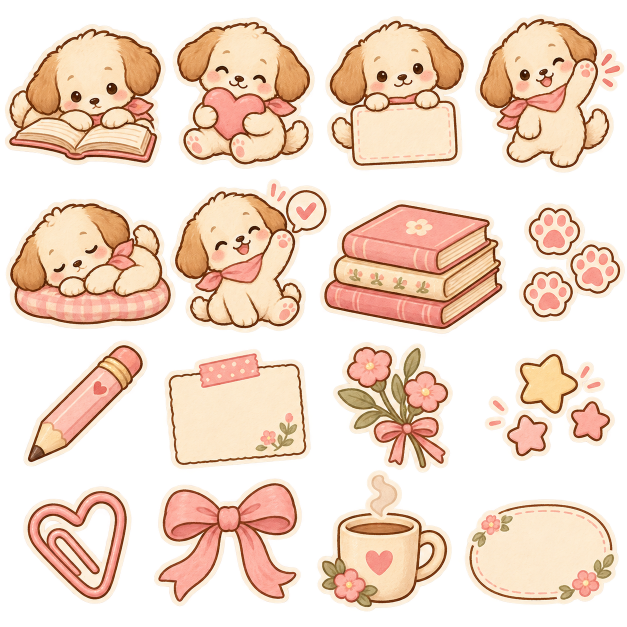
#> input picture design/dog-concepts-v1/cream-puppy-stickers.png, 1254 x 1254 px (shown at 1/2 size)
$ python prepare_assets.py
#> lines starting #> are read from the running program, lines starting #| are printed output that depends on the picture; after the words box and inside, x2 and y2 are one past the last pixel; in counts of white or black regions, pixels touching at a corner belong together
"""Explicitly requested deterministic sheet splitting; originals are never changed."""
from pathlib import Path
from PIL import Image, ImageDraw, ImageFilter
import json, zipfile, hashlib
from collections import deque
ROOT=Path(__file__).resolve().parents[1]
OUT=ROOT/'android/app/src/main/assets/library'
OUT.mkdir(parents=True,exist_ok=True)
cream=[('read','读书狗狗','dog'),('heart','抱心狗狗','dog'),('memo','举牌狗狗','dog'),('wave','挥手狗狗','dog'),('sleep','枕头睡狗','dog'),('cheer','加油狗狗','dog'),('books','粉色书堆','accessory'),('paws','粉色爪印','accessory'),('pencil','粉色铅笔','accessory'),('paper','花边便签','paper'),('flowers','花束蝴蝶结','accessory'),('stars','粉色星星','accessory'),('clip','爱心回形针','accessory'),('bow','粉色蝴蝶结','accessory'),('cup','热饮杯','accessory'),('label','花边标签','paper')]
blue=[('read','蓝色读书狗','dog'),('books-dog','靠书狗狗','dog'),('write','写字狗狗','dog'),('memo','蓝色举牌狗','dog'),('backpack','背包狗狗','dog'),('sleep','趴书睡狗','dog'),('book','摊开的书','accessory'),('lamp','阅读台灯','accessory'),('notebook','蓝色笔记本','paper'),('tape','格纹胶带','accessory'),('stars','蓝色星星','accessory'),('paws','蓝色爪印','accessory'),('cup','蓝色茶杯','accessory'),('sprig','蓝色小枝叶','accessory'),('corner','折角纸','paper'),('label','蓝色花边标签','paper')]
regions_c=[(0,0,334,350),(334,0,640,350),(640,0,956,350),(956,0,1254,350),(0,350,350,670),(350,350,650,670),(650,350,1000,670),(1000,350,1254,670),(0,670,315,960),(315,670,640,960),(640,670,965,960),(965,670,1254,960),(0,960,300,1254),(300,960,620,1254),(620,940,950,1254),(950,960,1254,1254)]
regions_b=[(0,0,315,354),(315,0,630,354),(630,0,960,354),(960,0,1254,354),(0,354,315,710),(315,354,640,710),(640,354,965,710),(965,354,1254,710),(0,710,320,995),(320,710,640,995),(640,710,965,995),(965,710,1254,995),(0,995,320,1254),(320,965,640,1254),(640,995,960,1254),(960,995,1254,1254)]
items=[];audit=[]
for palette,source,entries,regions in [('cream','cream-puppy-stickers.png',cream,regions_c),('blue','blue-puppy-reading.png',blue,regions_b)]:
    image=Image.open(ROOT/'design/dog-concepts-v1'/source).convert('RGBA')
#> image is the input picture: PIL image 1254x1254 RGBA; mean R, G, B, A 142.7, 119, 101.9, 136.3
    # Assign whole connected silhouettes rather than cutting through a uniform grid.
    # This retains overhanging paws, book corners and branches that cross cell gutters.
    mask=image.getchannel('A').point(lambda x:255 if x>70 else 0).filter(ImageFilter.MaxFilter(7))
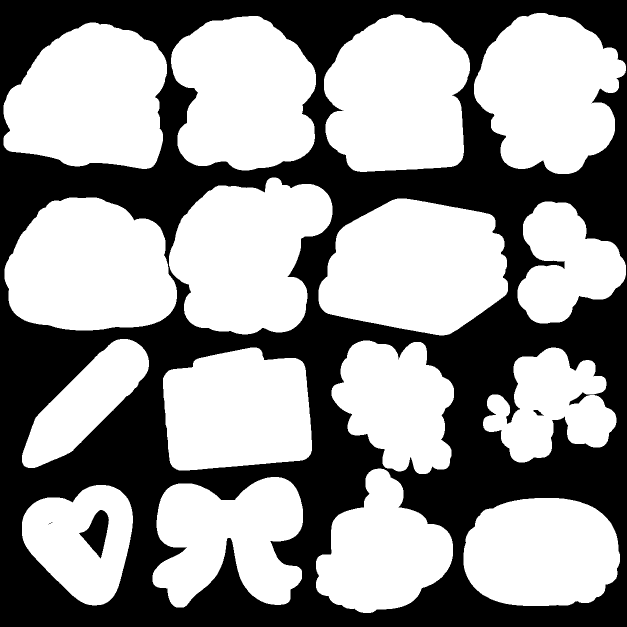
#> mask: PIL image 1254x1254 L (shown at 1/2 size); 58.3% white; 4 black regions (1 under 20 px), largest, box (x1, y1, x2, y2) and area: (0, 0, 1254, 1254) 652619, (158, 1020, 218, 1117) 2893, (1066, 820, 1088, 832) 119
    pixels=bytearray(mask.tobytes());ww,hh=image.size;groups=[Image.new('L',image.size,0) for _ in entries]
#> after `ww, hh = image.size`: ww = 1254; hh = 1254
    centers=[((r[0]+r[2])*ww/2508,(r[1]+r[3])*hh/2508) for r in regions]
    for start in range(len(pixels)):
        if not pixels[start]:continue
        queue=[start];pixels[start]=0;component=[]
        while queue:
            pos=queue.pop();component.append(pos);xx=pos%ww;yy=pos//ww
            for near in ((pos-1 if xx else -1),(pos+1 if xx+1<ww else -1),pos-ww,pos+ww):
                if 0<=near<len(pixels) and pixels[near]:pixels[near]=0;queue.append(near)
        if len(component)<55:continue
        cx=sum(p%ww for p in component)/len(component);cy=sum(p//ww for p in component)/len(component)
        idx=min(range(16),key=lambda k:(cx-centers[k][0])**2+(cy-centers[k][1])**2)
        pp=groups[idx].load()
        for pos in component:pp[pos%ww,pos//ww]=255
    from PIL import ImageChops
    for index,(entry,region) in enumerate(zip(entries,regions)):
        ident,name,category=entry
        box=tuple(round(v*image.width/1254) for v in region)
        full=image.copy();full.putalpha(ImageChops.multiply(full.getchannel('A'),groups[index]));bounds=full.getchannel('A').getbbox()
        tile=full.crop(bounds);alpha=tile.getchannel('A');box=bounds
        # Remove only nearly invisible gutter noise. Preserve real antialiased edges.
        alpha=alpha.point(lambda x:0 if x<12 else x);tile.putalpha(alpha)
        bbox=alpha.point(lambda x:255 if x>70 else 0).getbbox()
        if not bbox:raise ValueError(name)
        solid=alpha.point(lambda x:255 if x>100 else 0)
        edge=sum(solid.getpixel((x,0))>0 or solid.getpixel((x,tile.height-1))>0 for x in range(tile.width))+sum(solid.getpixel((0,y))>0 or solid.getpixel((tile.width-1,y))>0 for y in range(tile.height))
        bbox=(max(0,bbox[0]-3),max(0,bbox[1]-3),min(tile.width,bbox[2]+3),min(tile.height,bbox[3]+3))
        tile=tile.crop(bbox);tile.thumbnail((600,600),Image.Resampling.LANCZOS)
        file=f'{palette}-{ident}.png';tile.save(OUT/file)
        items.append(dict(id=f'{palette}-{ident}',name=name,category=category,file=file))
        audit.append(dict(id=f'{palette}-{ident}',source=source,sourceBox=box,size=tile.size,edgePixels=edge,status='待目视检查' if edge>3 else '边缘通过'))
#> this loop made 16 passes
#> bbox on passes 1 to 12: (0, 0, 327, 292), (0, 0, 290, 309), (0, 0, 292, 314), (0, 0, 304, 322), (0, 0, 345, 266), (0, 0, 327, 314), (0, 0, 379, 274), (0, 0, 217, 243), (0, 0, 254, 258), (0, 0, 298, 246), (0, 0, 245, 267), (0, 0, 267, 230)
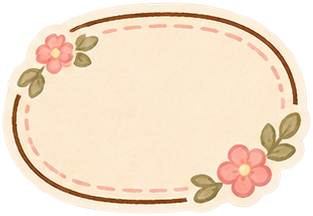
#> tile: PIL image 313x216 RGBA; mean R, G, B, A 206.2, 185.7, 163, 198.9; transparent parts drawn white
#> after the loop, audit = 16 items; items = 16 items
#> pass 2 of the loop `for palette,source,entries,regions in [('cream','cream-puppy-stickers...`:
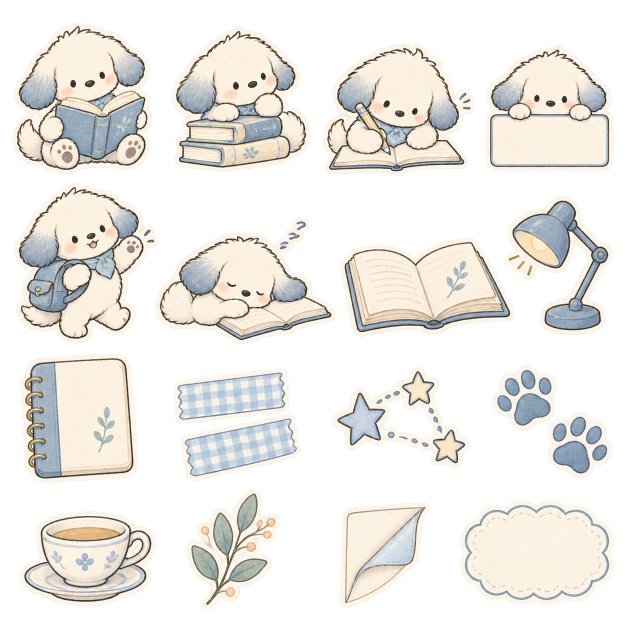
#> input picture design/dog-concepts-v1/blue-puppy-reading.png, 1254 x 1254 px (shown at 1/2 size)
#> image is the input picture: PIL image 1254x1254 RGBA; mean R, G, B, A 124.8, 122.2, 117.4, 116.7
#> `mask=image.getchannel('A').point(lambda x:255 if x>70 else 0).filter(I..`:
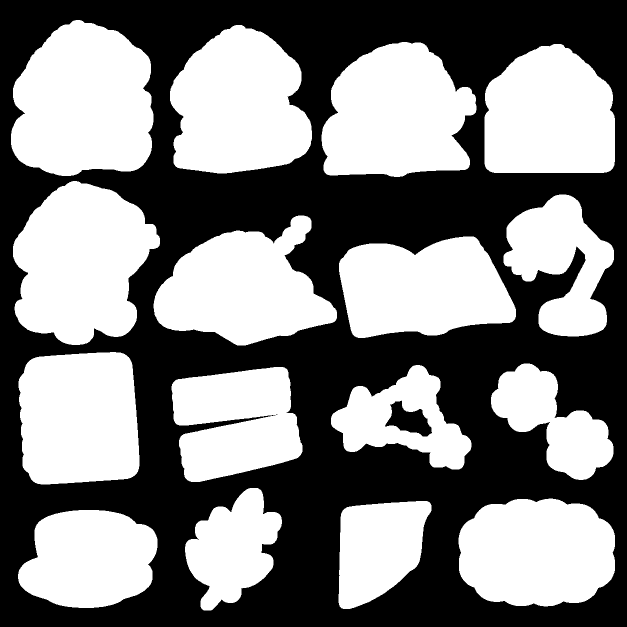
#> mask: PIL image 1254x1254 L (shown at 1/2 size); 50.2% white; 3 black regions (1 under 20 px), largest, box (x1, y1, x2, y2) and area: (0, 0, 1254, 1254) 778963, (770, 801, 864, 873) 3520
#> the loop `for index,(entry,region) in enumerate(zip(entries,regions)):` made 16 passes
#> bbox on passes 1 to 8: (0, 0, 285, 312), (0, 0, 284, 297), (0, 0, 310, 270), (0, 0, 261, 258), (0, 0, 294, 328), (0, 0, 367, 259), (0, 0, 354, 203), (0, 0, 221, 284)
#> after the loop `for index,(entry,region) in enumerate(zip(entries,regions)):`: audit = 32 items
# Preserve the two previously selected concept dogs as explicit optional independent assets.
sheet=Image.open(ROOT/'android/app/src/main/assets/art/puppies.png').convert('RGBA')
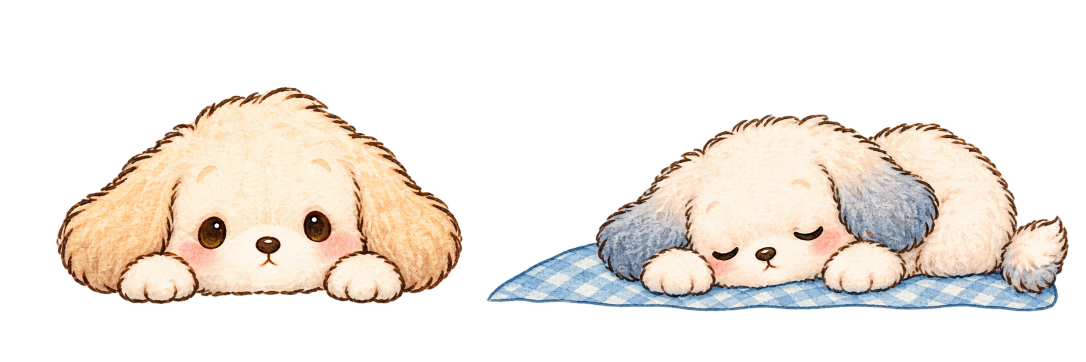
#> input picture android/app/src/main/assets/art/puppies.png, 2172 x 724 px (shown at 1/2 size)
#> sheet is the input picture: PIL image 2172x724 RGBA; mean R, G, B, A 78.1, 71.3, 64.5, 88.2
for ident,name,box in [('peek','粉色探头狗',(60,120,951,650)),('sleep','蓝色趴睡狗',(951,140,2172,655))]:
    tile=sheet.crop(box);a=tile.getchannel('A').point(lambda x:0 if x<12 else x);tile.putalpha(a);bbox=a.point(lambda x:255 if x>70 else 0).getbbox();tile=tile.crop(bbox);tile.thumbnail((700,500));file='concept-'+ident+'.png';tile.save(OUT/file);items.append(dict(id='concept-'+ident,name=name,category='dog',file=file))
#> this loop made 2 passes
#> bbox on passes 1 to 2: (52, 54, 865, 488), (22, 89, 1186, 483)
#> pass 1, `tile = sheet.crop(box)`:
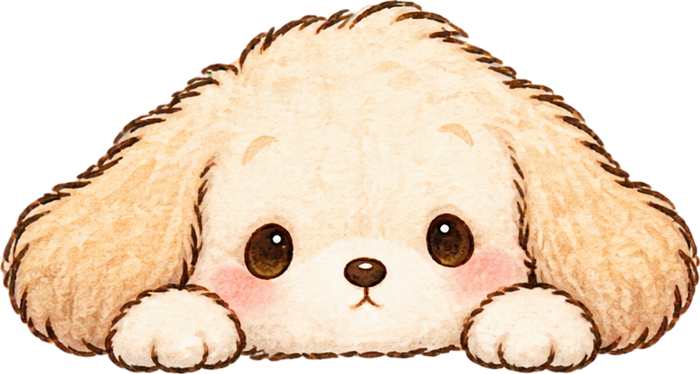
#> saved as concept-peek.png: PIL image 700x374 RGBA; mean R, G, B, A 159.7, 137.9, 115.2, 174.3; transparent parts drawn white
#> after the loop:
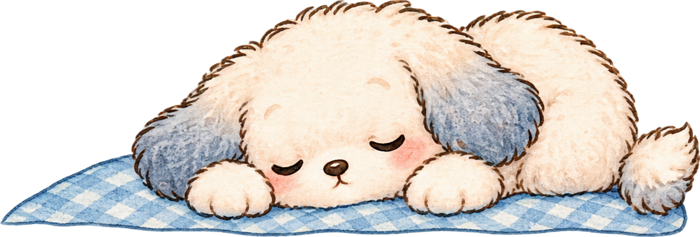
#> tile: PIL image 700x237 RGBA; mean R, G, B, A 138.1, 132.5, 127.1, 168.3; transparent parts drawn white
#> after the loop, items = 34 items
manifest=dict(schema=1,id='cloud-originals',name='云朵原创贴纸',author='熙 · 内置 ImageGen',version='1.0.0',assets=items)
#> manifest = 6 items
(OUT/'manifest.json').write_text(json.dumps(manifest,ensure_ascii=False,indent=2),encoding='utf-8')
(ROOT/'artifacts/v0.2.0/asset-audit.json').write_text(json.dumps(audit,ensure_ascii=False,indent=2),encoding='utf-8')
# QA board, not an app background. IDs allow each extracted item to be inspected.
board=Image.new('RGB',(8*160,5*180),'#f3f0e9');draw=ImageDraw.Draw(board)
for n,item in enumerate(items):
    im=Image.open(OUT/item['file']);im.thumbnail((140,140));x=(n%8)*160;y=(n//8)*180;board.paste(im,(x+(160-im.width)//2,y+(145-im.height)//2),im);draw.text((x+4,y+148),item['id'],fill='#564d47')
#> after `im.thumbnail((140, 140))`:
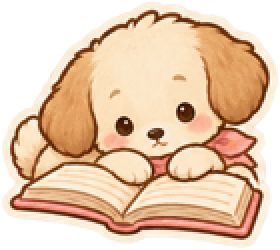
#> im: PIL image 140x125 RGBA (shown 2 times larger); mean R, G, B, A 166.5, 136.5, 110.1, 185; transparent parts drawn white
#> after `x = n % 8 * 160`: x = 0
#> after `y = n // 8 * 180`: y = 0
#> pass 2 of the loop `for n,item in enumerate(items):`:
#> im: PIL image 290x309 RGBA
#> im: PIL image 131x140 RGBA
#> x = 160
#> `board.paste(im, (x + (160 - im.width) // 2, y + (145 - im.height) // 2`:
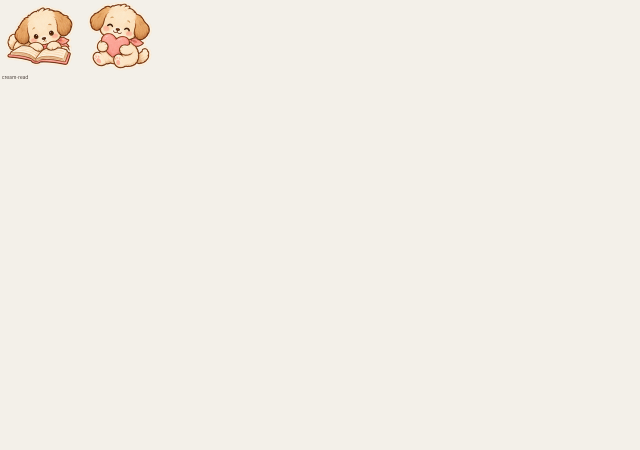
#> board: PIL image 1280x900 RGB (shown at 1/2 size); mean R, G, B 242.6, 238.7, 231.1
board.save(ROOT/'artifacts/v0.2.0/asset-contact-sheet.png')
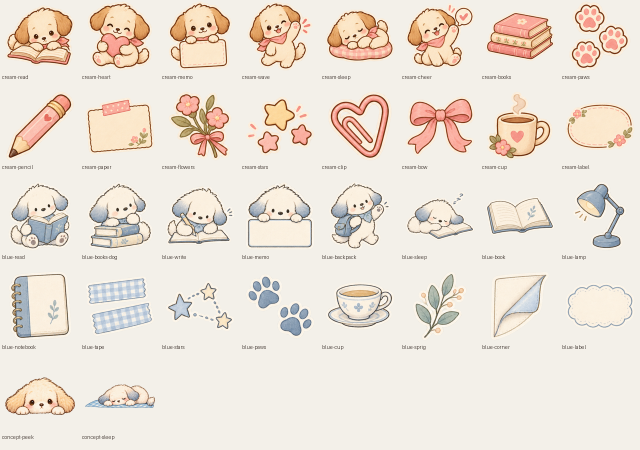
#> saved as asset-contact-sheet.png: PIL image 1280x900 RGB (shown at 1/2 size); mean R, G, B 235.8, 226.4, 215.6
print('Prepared',len(items),'assets. Boundary flags:',[(a['id'],a['edgePixels']) for a in audit if a['edgePixels']>3])
#| Prepared 34 assets. Boundary flags: []
